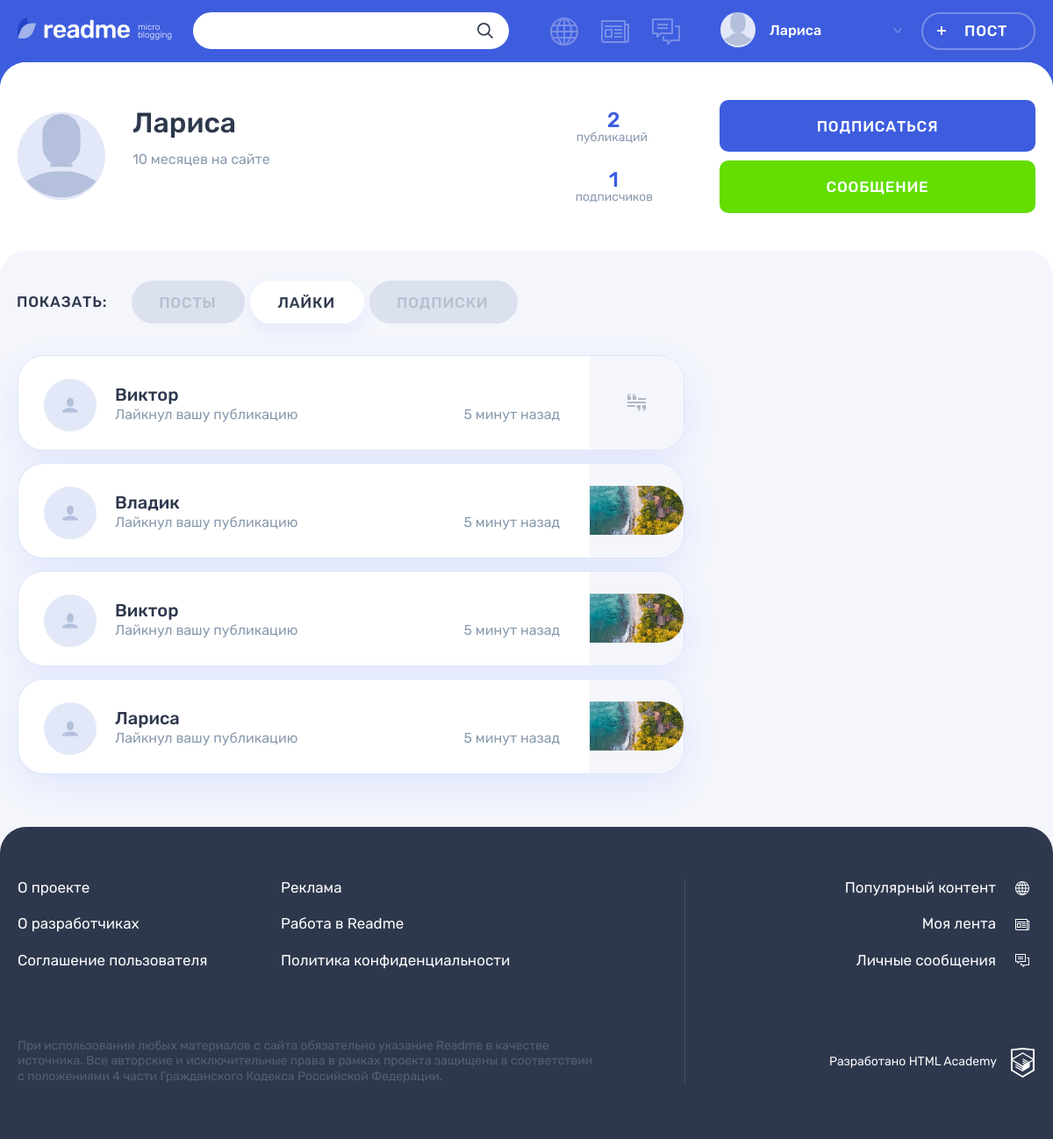
The page /profile.php?author_id=1&profile-content=likes (signed in) on the database its author committed.
### tables this page shows
CREATE TABLE users (
  id INT UNSIGNED AUTO_INCREMENT PRIMARY KEY,
  registration_date DATETIME NOT NULL DEFAULT CURRENT_TIMESTAMP,
  email VARCHAR(255) NOT NULL UNIQUE,
  login VARCHAR(255) NOT NULL UNIQUE,
  password VARCHAR(255),
  avatar VARCHAR(255)
);

CREATE TABLE posts (
  id INT UNSIGNED AUTO_INCREMENT PRIMARY KEY,
  date_creation DATETIME NOT NULL DEFAULT CURRENT_TIMESTAMP,
  title VARCHAR(255) NOT NULL,
  content TEXT(1000) DEFAULT NULL,
  quote_author VARCHAR(255) DEFAULT NULL,
  image TEXT DEFAULT NULL,
  video VARCHAR(255) DEFAULT NULL,
  website_link VARCHAR(255) DEFAULT NULL,
  views_number INT DEFAULT 0,
  author_id INT UNSIGNED,
  type_id INT UNSIGNED,
  original_recoding_author INT UNSIGNED,
  original_id INT UNSIGNED,
  repost BOOLEAN DEFAULT NULL,

  FOREIGN KEY (author_id) REFERENCES users (id),
  FOREIGN KEY (type_id) REFERENCES content_type (id),
  FOREIGN KEY (original_recoding_author) REFERENCES users (id),
  FOREIGN KEY (original_id) REFERENCES posts (id)
);

### helpers.php (called while the page is built, shortened)
<?php
function get_noun_plural_form(int $number, string $one, string $two, string $many): string
{
    $number = (int)$number;
    $mod10 = $number % 10;
    $mod100 = $number % 100;
    switch (true) {
        case ($mod100 >= 11 && $mod100 <= 20):
            return $many;
        case ($mod10 > 5):
            return $many;
        case ($mod10 >= 2 && $mod10 <= 4):
            return $two;
        default:
            return $many;
    }
}
function include_template(string $name, array $data = []): string
{
    $name = 'templates/' . $name;
    extract($data);
    require $name;
    $result = ob_get_clean();
    return $result;
}
function getRelativeFormat(string $date, string $value="назад"): string
{
    $currentDate = new DateTime("", new DateTimeZone("Europe/Moscow"));
    $publicationDate = new DateTime($date);
    $difference = $currentDate->diff($publicationDate);
    $minutes = $difference->i;
    $hours = $difference->h;
    $days = $difference->d;
    $weeks = floor($days / 7);
    $months = $difference->m;
    $minute = get_noun_plural_form($minutes, 'минуту', 'минуты', 'минут');
    $hour = get_noun_plural_form($hours, 'час', 'часа', 'часов');
    $day = get_noun_plural_form($days, 'день', 'дня', 'дней');
    $week = get_noun_plural_form($weeks, 'неделю', 'недели', 'недель');
    $month = get_noun_plural_form($months, 'месяц', 'месяца', 'месяцев');
    if ($months > 0) {
        $timeDifference = "{$months} {$month} {$value}";
    } elseif ($weeks > 0) {
        $timeDifference = "{$weeks} {$week} {$value}";
    } elseif ($days > 0) {
        $timeDifference = "{$days} {$day} {$value}";
    } elseif ($hours > 0) {
        $timeDifference = "{$hours} {$hour} {$value}";
    } elseif ($minutes > 0) {
        $timeDifference = "{$minutes} {$minute} {$value}";
    } else {
        $timeDifference = "только что";
    }
    return $timeDifference;
}

### templates/profile-likes.php (the view, shortened to what this page needs)
<section class="profile__likes tabs__content tabs__content--active">
  <ul class="profile__likes-list">
    <?php foreach ($likedPosts as $likedPost): ?>
    <li class="post-mini post-mini--<?= $likedPost['icon_class'] ?> post user">
      <div class="post-mini__user-info user__info">
        <div class="post-mini__avatar user__avatar">
        </div>
        <div class="post-mini__name-wrapper user__name-wrapper">
          <a class="post-mini__name user__name" href="#">
            <span><?= $likedPost['login'] ?></span>
          </a>
          <div class="post-mini__action">
            <span class="post-mini__activity user__additional">Лайкнул вашу публикацию</span>
            <time class="post-mini__time user__additional" datetime="2014-03-20T20:20">5 минут назад</time>
          </div>
        </div>
      </div>
      <div class="post-mini__preview">
        <a class="post-mini__link" href="post.php?post-id=<?= htmlspecialchars($likedPost['id']) ?>" title="Перейти на публикацию">
          <?php if ($likedPost['icon_class'] === $types[2]): ?>
          <div class="post-mini__image-wrapper">
            <img class="post-mini__image" src="uploads/<?= htmlspecialchars($likedPost['image']) ?>" width="109" height="109" alt="Превью публикации">
          </div>
          <?php elseif ($likedPost['icon_class'] === $types[0]): ?>
          <svg class="post-mini__preview-icon" width="21" height="20">
            <use xlink:href="#icon-filter-quote"></use>
          </svg>
          <?php endif ?>
        </a>
      </div>
    </li>
    <?php endforeach ?>
  </ul>
</section>

### templates/profile.php (shortened to what this page needs)
<main class="page__main page__main--profile">
  <div class="profile profile--posts">
    <div class="profile__user-wrapper">
      <div class="profile__user user container">
        <div class="profile__user-info user__info">
          <div class="profile__avatar user__avatar">
            <img class="profile__picture user__picture" src="uploads/<?= !empty($authorData['avatar']) && file_exists('uploads/' . $authorData['avatar']) ? htmlspecialchars($authorData['avatar']) : "icon-input-user.svg" ?>" alt="Аватар пользователя">
          </div>
          <div class="profile__name-wrapper user__name-wrapper">
            <span class="profile__name user__name"><?= htmlspecialchars($authorData['login']) ?></span>
            <time class="profile__user-time user__time" datetime="<?= htmlspecialchars($authorData['registration_date']) ?>"><?= getRelativeFormat(htmlspecialchars($authorData['registration_date']), "на сайте") ?></time>
          </div>
        </div>
        <div class="profile__rating user__rating">
          <p class="profile__rating-item user__rating-item user__rating-item--publications">
            <span class="user__rating-amount"><?= $postsCount ?></span>
            <span class="profile__rating-text user__rating-text">публикаций</span>
          </p>
          <p class="profile__rating-item user__rating-item user__rating-item--subscribers">
            <span class="user__rating-amount"><?= $followerCounts['count'] ?></span>
            <span class="profile__rating-text user__rating-text">подписчиков</span>
          </p>
        </div>
        <div class="profile__user-buttons user__buttons">
          <?php if ($followerInformation['follower'] !== $user): ?>
          <a class="profile__user-button user__button user__button--subscription button button--main" href="subscription.php?author_id=<?= htmlspecialchars($_GET['author_id']) ?>">Подписаться</a>
          <?php  else: ?>
          <a class="profile__user-button user__button user__button--subscription button button--main" href="subscription.php?author_id=<?= htmlspecialchars($_GET['author_id']) ?>">Отписаться</a>
          <?php endif ?>
          <a class="profile__user-button user__button user__button--writing button button--green" href="<?= htmlspecialchars($_GET['author_id']) !== $user ? 'messages.php?interlocutor_id=' . htmlspecialchars($_GET['author_id']) : '' ?>">Сообщение</a>
        </div>
      </div>
    </div>
    <div class="profile__tabs-wrapper tabs">
      <div class="container">
        <div class="profile__tabs filters">
          <b class="profile__tabs-caption filters__caption">Показать:</b>
          <ul class="profile__tabs-list filters__list tabs__list">
            <li class="profile__tabs-item filters__item">
              <a class="profile__tabs-link filters__button<?= $activeClass = !isset($_GET['profile-content']) ? ' filters__button--active tabs__item tabs__item--active' : ''; ?> button" href="profile.php?author_id=<?= $_GET['author_id'] ?>">Посты</a>
            </li>
            <li class="profile__tabs-item filters__item">
              <a class="profile__tabs-link filters__button<?= $activeClass = isset($_GET['profile-content']) && $_GET['profile-content'] === 'likes' ? ' filters__button--active tabs__item tabs__item--active' : ''; ?> button" href="profile.php?author_id=<?= $_GET['author_id'] ?>&profile-content=likes">Лайки</a>
            </li>
            <li class="profile__tabs-item filters__item">
              <a class="profile__tabs-link filters__button <?= $activeClass = isset($_GET['profile-content']) && $_GET['profile-content'] === 'subscriptions' ? ' filters__button--active tabs__item tabs__item--active' : ''; ?> button" href="profile.php?author_id=<?= $_GET['author_id'] ?>&profile-content=subscriptions">Подписки</a>
            </li>
          </ul>
        </div>
        <div class="profile__tab-content">
          <?= $profileContent ?>
        </div>
      </div>
    </div>
  </div>
</main>

### templates/layout.php (shortened to what this page needs)
<!DOCTYPE html>
<html lang="ru">
<head>
    <link rel="stylesheet" href="css/main.css">
</head>
<body class="page">
<header class="header">
    <div class="header__wrapper container">
        <div class="header__logo-wrapper">
            <a class="header__logo-link" href="feed.php">
                <img class="header__logo" src="img/logo.svg" alt="Логотип readme" width="128" height="24">
            </a>
            <p class="header__topic">
                micro blogging
            </p>
        </div>
        <form class="header__search-form form" action="search.php" method="get">
            <div class="header__search">
                <input class="header__search-input form__input" name="search" type="search">
                <button class="header__search-button button" type="submit">
                    <svg class="header__search-icon" width="18" height="18">
                        <use xlink:href="#icon-search"></use>
                    </svg>
                </button>
            </div>
        </form>
        <div class="header__nav-wrapper">
            <?php if ($_SERVER['REQUEST_URI'] !== "/registration.php"): ?>
            <nav class="header__nav">
                <ul class="header__my-nav">
                <?php foreach ($menuElements as $menuElement): ?>
                    <li class="header__my-page header__my-page--<?= $menuElement ?>">
                        <a class="header__page-link <?= $activeClass =  $_SERVER['REQUEST_URI'] === ('/' . $menuElement . '.php') ? 'header__page-link--active' : ''; ?>" href="<?= $menuElement ?>.php" title="<?= $russianValues[$menuElement] ?>">
                        </a>
                    </li>
                <?php endforeach; ?>
                </ul>
                <ul class="header__user-nav">
                    <li class="header__profile">
                        <a class="header__profile-link" href="#">
                            <div class="header__avatar-wrapper">
                                <img class="header__profile-avatar" src="uploads/<?= htmlspecialchars($userAvatar) ?>" alt="Аватар профиля">
                            </div>
                            <div class="header__profile-name">
                                <span>
                                    <?= htmlspecialchars($userName) ?>
                                </span>
                                <svg class="header__link-arrow" width="10" height="6">
                                    <use xlink:href="#icon-arrow-right-ad"></use>
                                </svg>
                            </div>
                        </a>
                    </li>
                    <li>
                        <a class="header__post-button button button--transparent" href="add.php?form-type=quote">Пост</a>
                    </li>
                </ul>
            </nav>
            <?php endif; ?>
        </div>
    </div>
</header>
<?= $content ?>
<footer class="footer">
    <div class="footer__wrapper">
        <div class="footer__container container">
            <div class="footer__site-info">
                <div class="footer__site-nav">
                    <ul class="footer__info-pages">
                        <li class="footer__info-page">
                            <a class="footer__page-link" href="#">О проекте</a>
                        </li>
                        <li class="footer__info-page">
                            <a class="footer__page-link" href="#">Реклама</a>
                        </li>
                        <li class="footer__info-page">
                            <a class="footer__page-link" href="#">О разработчиках</a>
                        </li>
                        <li class="footer__info-page">
                            <a class="footer__page-link" href="#">Работа в Readme</a>
                        </li>
                        <li class="footer__info-page">
                            <a class="footer__page-link" href="#">Соглашение пользователя</a>
                        </li>
                        <li class="footer__info-page">
                            <a class="footer__page-link" href="#">Политика конфиденциальности</a>
                        </li>
                    </ul>
                </div>
                <p class="footer__license">
                    При использовании любых материалов с сайта обязательно указание Readme в качестве источника. Все авторские и исключительные права в рамках проекта защищены в соответствии с положениями 4 части Гражданского Кодекса Российской Федерации.
                </p>
            </div>
            <div class="footer__my-info">
                <ul class="footer__my-pages">
                <?php foreach ($menuElements as $menuElement): ?>
                    <li class="footer__my-page footer__my-page--<?= $menuElement ?>">
                        <a class="footer__page-link" href="<?= $menuElement ?>.php"><?= $russianValues[$menuElement] ?></a>
                    </li>
                <?php endforeach; ?>
                </ul>
                <div class="footer__copyright">
                    <a class="footer__copyright-link" href="#">
                        <span>Разработано HTML Academy</span>
                        <svg class="footer__copyright-logo" width="27" height="34">
                            <use xlink:href="#icon-htmlacademy"></use>
                        </svg>
                    </a>
                </div>
            </div>
        </div>
    </div>
</footer>
</body>
</html>

### rows shown on the page
users: login "Лариса", registration_date "10 месяцев на сайте"
posts: users.login "Виктор"
posts: users.login "Владик", image (picture), users.login "Виктор", author.login "Лариса"

### other values the page prints
$postsCount "2"
$followerCounts['count'] "1"
$russianValues[$menuElement] "Популярный контент"
$russianValues[$menuElement] "Моя лента"
$russianValues[$menuElement] "Личные сообщения"
